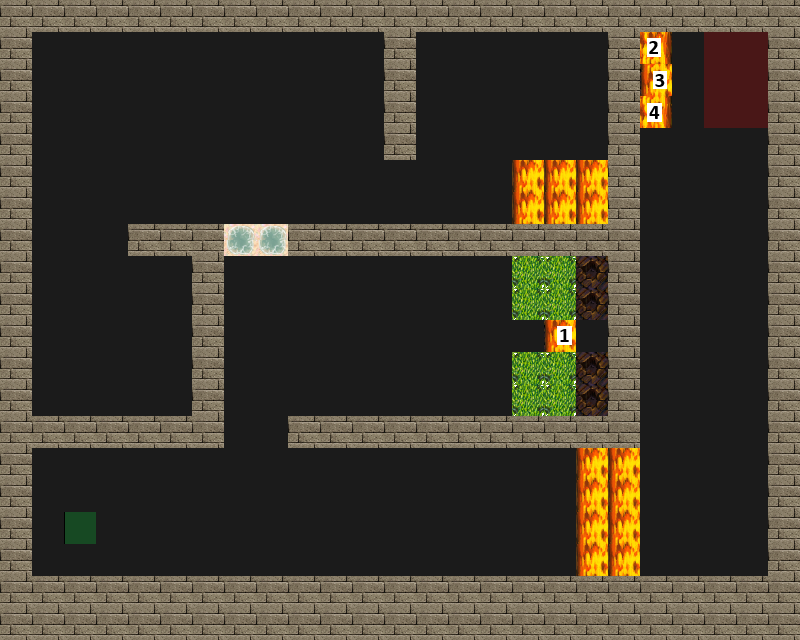

A level layout from a 2D game, rendered from its tile map. Below: a short description, then the map file with its tile-grid data intact:
An orthogonal 25x20 tile map with 32x32 px tiles, 4 tile layers (Road, Trap, Wall, Utility), 4 tilesets.

<map version="1.2" tiledversion="1.2.0" orientation="orthogonal" renderorder="right-down" width="25" height="20" tilewidth="32" tileheight="32" infinite="0" nextlayerid="5" nextobjectid="1">
 <tileset firstgid="1" source="tilesets/meta.tsx" />
 <tileset firstgid="3" source="tilesets/road.tsx" />
 <tileset firstgid="4" source="tilesets/traps.tsx" />
 <tileset firstgid="196" source="tilesets/wallsandroofs.tsx" />
 <layer id="4" name="Road" width="25" height="20">
  <data encoding="csv">
3,3,3,3,3,3,3,3,3,3,3,3,3,3,3,3,3,3,3,3,3,3,3,3,3,
3,3,3,3,3,3,3,3,3,3,3,3,3,3,3,3,3,3,3,3,3,3,3,3,3,
3,3,3,3,3,3,3,3,3,3,3,3,3,3,3,3,3,3,3,3,3,3,3,3,3,
3,3,3,3,3,3,3,3,3,3,3,3,3,3,3,3,3,3,3,3,3,3,3,3,3,
3,3,3,3,3,3,3,3,3,3,3,3,3,3,3,3,3,3,3,3,3,3,3,3,3,
3,3,3,3,3,3,3,3,3,3,3,3,3,3,3,3,3,3,3,3,3,3,3,3,3,
3,3,3,3,3,3,3,3,3,3,3,3,3,3,3,3,3,3,3,3,3,3,3,3,3,
3,3,3,3,3,3,3,3,3,3,3,3,3,3,3,3,3,3,3,3,3,3,3,3,3,
3,3,3,3,3,3,3,3,3,3,3,3,3,3,3,3,3,3,3,3,3,3,3,3,3,
3,3,3,3,3,3,3,3,3,3,3,3,3,3,3,3,3,3,3,3,3,3,3,3,3,
3,3,3,3,3,3,3,3,3,3,3,3,3,3,3,3,3,3,3,3,3,3,3,3,3,
3,3,3,3,3,3,3,3,3,3,3,3,3,3,3,3,3,3,3,3,3,3,3,3,3,
3,3,3,3,3,3,3,3,3,3,3,3,3,3,3,3,3,3,3,3,3,3,3,3,3,
3,3,3,3,3,3,3,3,3,3,3,3,3,3,3,3,3,3,3,3,3,3,3,3,3,
3,3,3,3,3,3,3,3,3,3,3,3,3,3,3,3,3,3,3,3,3,3,3,3,3,
3,3,3,3,3,3,3,3,3,3,3,3,3,3,3,3,3,3,3,3,3,3,3,3,3,
3,3,3,3,3,3,3,3,3,3,3,3,3,3,3,3,3,3,3,3,3,3,3,3,3,
3,3,3,3,3,3,3,3,3,3,3,3,3,3,3,3,3,3,3,3,3,3,3,3,3,
3,3,3,3,3,3,3,3,3,3,3,3,3,3,3,3,3,3,3,3,3,3,3,3,3,
3,3,3,3,3,3,3,3,3,3,3,3,3,3,3,3,3,3,3,3,3,3,3,3,3
</data>
 </layer>
 <layer id="3" name="Trap" width="25" height="20">
  <data encoding="csv">
0,0,0,0,0,0,0,0,0,0,0,0,0,0,0,0,0,0,0,0,0,0,0,0,0,
0,0,0,0,0,0,0,0,0,0,0,0,0,0,0,0,0,0,0,0,161,0,0,0,0,
0,0,0,0,0,0,0,0,0,0,0,0,0,0,0,0,0,0,0,0,176,0,0,0,0,
0,0,0,0,0,0,0,0,0,0,0,0,0,0,0,0,0,0,0,0,177,0,0,0,0,
0,0,0,0,0,0,0,0,0,0,0,0,0,0,0,0,0,0,0,0,0,0,0,0,0,
0,0,0,0,0,0,0,0,0,0,0,0,0,0,0,0,162,162,162,0,0,0,0,0,0,
0,0,0,0,0,0,0,0,0,0,0,0,0,0,0,0,162,162,162,0,0,0,0,0,0,
0,0,0,0,0,0,0,64,64,0,0,0,0,0,0,0,0,0,0,0,0,0,0,0,0,
0,0,0,0,0,0,0,0,0,0,0,0,0,0,0,0,11,11,148,0,0,0,0,0,0,
0,0,0,0,0,0,0,0,0,0,0,0,0,0,0,0,11,11,148,0,0,0,0,0,0,
0,0,0,0,0,0,0,0,0,0,0,0,0,0,0,0,0,160,0,0,0,0,0,0,0,
0,0,0,0,0,0,0,0,0,0,0,0,0,0,0,0,11,11,148,0,0,0,0,0,0,
0,0,0,0,0,0,0,0,0,0,0,0,0,0,0,0,11,11,148,0,0,0,0,0,0,
0,0,0,0,0,0,0,0,0,0,0,0,0,0,0,0,0,0,0,0,0,0,0,0,0,
0,0,0,0,0,0,0,0,0,0,0,0,0,0,0,0,0,0,162,162,0,0,0,0,0,
0,0,0,0,0,0,0,0,0,0,0,0,0,0,0,0,0,0,162,162,0,0,0,0,0,
0,0,0,0,0,0,0,0,0,0,0,0,0,0,0,0,0,0,162,162,0,0,0,0,0,
0,0,0,0,0,0,0,0,0,0,0,0,0,0,0,0,0,0,162,162,0,0,0,0,0,
0,0,0,0,0,0,0,0,0,0,0,0,0,0,0,0,0,0,0,0,0,0,0,0,0,
0,0,0,0,0,0,0,0,0,0,0,0,0,0,0,0,0,0,0,0,0,0,0,0,0
</data>
 </layer>
 <layer id="1" name="Wall" width="25" height="20">
  <data encoding="csv">
261,261,261,261,261,261,261,261,261,261,261,261,261,261,261,261,261,261,261,261,261,261,261,261,261,
261,0,0,0,0,0,0,0,0,0,0,0,261,0,0,0,0,0,0,261,0,0,0,0,261,
261,0,0,0,0,0,0,0,0,0,0,0,261,0,0,0,0,0,0,261,0,0,0,0,261,
261,0,0,0,0,0,0,0,0,0,0,0,261,0,0,0,0,0,0,261,0,0,0,0,261,
261,0,0,0,0,0,0,0,0,0,0,0,261,0,0,0,0,0,0,261,0,0,0,0,261,
261,0,0,0,0,0,0,0,0,0,0,0,0,0,0,0,0,0,0,261,0,0,0,0,261,
261,0,0,0,0,0,0,0,0,0,0,0,0,0,0,0,0,0,0,261,0,0,0,0,261,
261,0,0,0,261,261,261,0,0,261,261,261,261,261,261,261,261,261,261,261,0,0,0,0,261,
261,0,0,0,0,0,261,0,0,0,0,0,0,0,0,0,0,0,0,261,0,0,0,0,261,
261,0,0,0,0,0,261,0,0,0,0,0,0,0,0,0,0,0,0,261,0,0,0,0,261,
261,0,0,0,0,0,261,0,0,0,0,0,0,0,0,0,0,0,0,261,0,0,0,0,261,
261,0,0,0,0,0,261,0,0,0,0,0,0,0,0,0,0,0,0,261,0,0,0,0,261,
261,0,0,0,0,0,261,0,0,0,0,0,0,0,0,0,0,0,0,261,0,0,0,0,261,
261,261,261,261,261,261,261,0,0,261,261,261,261,261,261,261,261,261,261,261,0,0,0,0,261,
261,0,0,0,0,0,0,0,0,0,0,0,0,0,0,0,0,0,0,0,0,0,0,0,261,
261,0,0,0,0,0,0,0,0,0,0,0,0,0,0,0,0,0,0,0,0,0,0,0,261,
261,0,0,0,0,0,0,0,0,0,0,0,0,0,0,0,0,0,0,0,0,0,0,0,261,
261,0,0,0,0,0,0,0,0,0,0,0,0,0,0,0,0,0,0,0,0,0,0,0,261,
261,261,261,261,261,261,261,261,261,261,261,261,261,261,261,261,261,261,261,261,261,261,261,261,261,
261,261,261,261,261,261,261,261,261,261,261,261,261,261,261,261,261,261,261,261,261,261,261,261,261
</data>
 </layer>
 <layer id="2" name="Utility" width="25" height="20">
  <data encoding="csv">
0,0,0,0,0,0,0,0,0,0,0,0,0,0,0,0,0,0,0,0,0,0,0,0,0,
0,0,0,0,0,0,0,0,0,0,0,0,0,0,0,0,0,0,0,0,0,0,1,1,0,
0,0,0,0,0,0,0,0,0,0,0,0,0,0,0,0,0,0,0,0,0,0,1,1,0,
0,0,0,0,0,0,0,0,0,0,0,0,0,0,0,0,0,0,0,0,0,0,1,1,0,
0,0,0,0,0,0,0,0,0,0,0,0,0,0,0,0,0,0,0,0,0,0,0,0,0,
0,0,0,0,0,0,0,0,0,0,0,0,0,0,0,0,0,0,0,0,0,0,0,0,0,
0,0,0,0,0,0,0,0,0,0,0,0,0,0,0,0,0,0,0,0,0,0,0,0,0,
0,0,0,0,0,0,0,0,0,0,0,0,0,0,0,0,0,0,0,0,0,0,0,0,0,
0,0,0,0,0,0,0,0,0,0,0,0,0,0,0,0,0,0,0,0,0,0,0,0,0,
0,0,0,0,0,0,0,0,0,0,0,0,0,0,0,0,0,0,0,0,0,0,0,0,0,
0,0,0,0,0,0,0,0,0,0,0,0,0,0,0,0,0,0,0,0,0,0,0,0,0,
0,0,0,0,0,0,0,0,0,0,0,0,0,0,0,0,0,0,0,0,0,0,0,0,0,
0,0,0,0,0,0,0,0,0,0,0,0,0,0,0,0,0,0,0,0,0,0,0,0,0,
0,0,0,0,0,0,0,0,0,0,0,0,0,0,0,0,0,0,0,0,0,0,0,0,0,
0,0,0,0,0,0,0,0,0,0,0,0,0,0,0,0,0,0,0,0,0,0,0,0,0,
0,0,0,0,0,0,0,0,0,0,0,0,0,0,0,0,0,0,0,0,0,0,0,0,0,
0,0,2,0,0,0,0,0,0,0,0,0,0,0,0,0,0,0,0,0,0,0,0,0,0,
0,0,0,0,0,0,0,0,0,0,0,0,0,0,0,0,0,0,0,0,0,0,0,0,0,
0,0,0,0,0,0,0,0,0,0,0,0,0,0,0,0,0,0,0,0,0,0,0,0,0,
0,0,0,0,0,0,0,0,0,0,0,0,0,0,0,0,0,0,0,0,0,0,0,0,0
</data>
 </layer>
</map>
